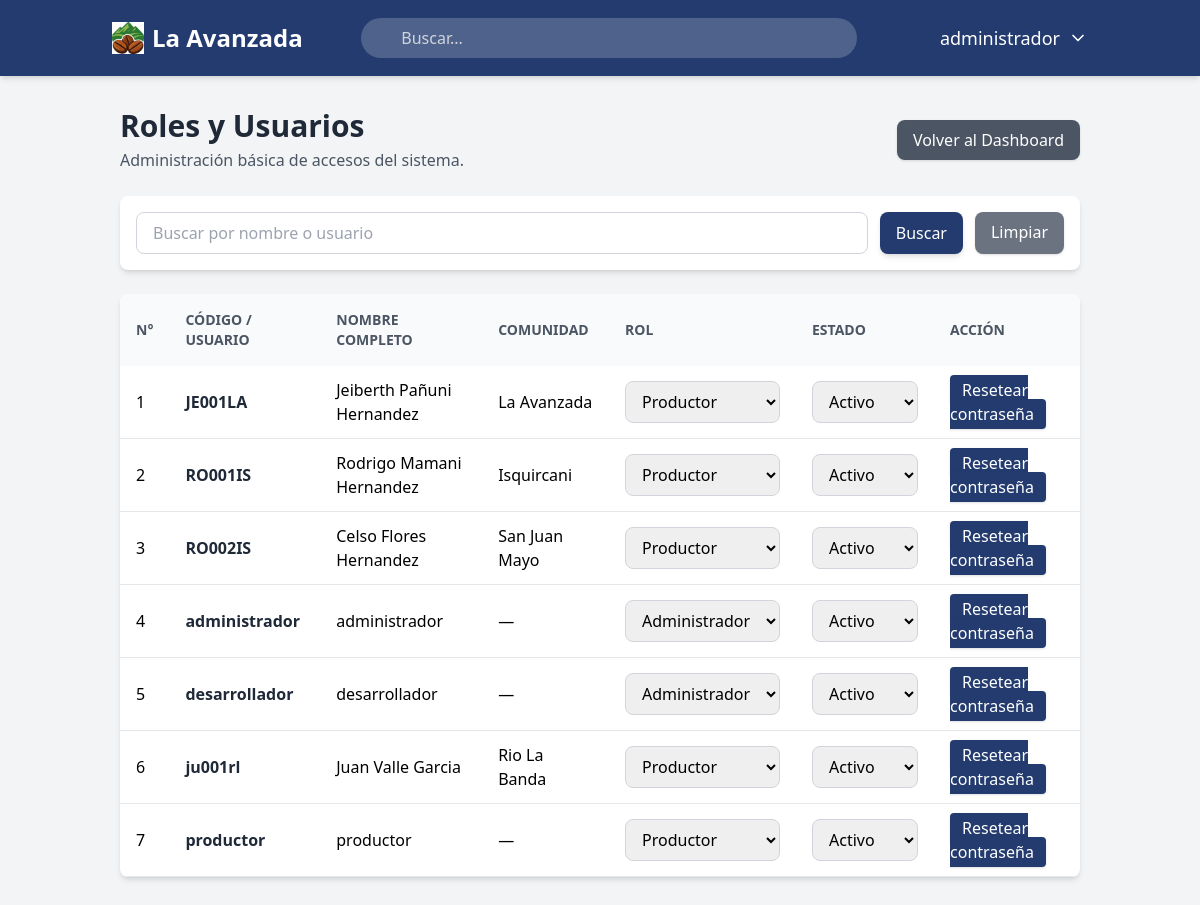
The page /roles/ (signed in) on the database its author committed.
### usuarios/models.py (models this page shows)
class Usuario(AbstractUser): # CREAMOS LA CLASE USUARIO
    usuario_id = models.AutoField(primary_key=True) #CAMPO USUARIO ID, ES NUMEROS AUTOMATICOS Y ES LLAVE PRIMARIA
    USERNAME_FIELD = 'username' # CAMPO PARA INICIAR SESION
    class Meta: # CONFIGURACIONES EXTRAS en la bd
        db_table = 'usuarios' # nombre de la tabla
        verbose_name = 'Usuario' # definimos en sigular el modelo dentro del panel de django
        verbose_name_plural = 'Usuarios' # define como se mostrara en plural en django

### comunidades/models.py (models this page shows, shortened)
class Comunidad(models.Model): # modelo comunidad
    OPCIONES_ESTADO = [ # servira para poner activo e inactivo pero nunca delete de nuestro sistmas la comunidad
        ('Activo', 'Activo'),
        ('Inactivo', 'Inactivo'),
    ]
    id_comunidad = models.AutoField(primary_key=True) ## llave primaria
    nombre_comunidad = models.CharField(max_length=100, unique=True, verbose_name='Nombre de la comunidad') # nombre de la comunidad
    estado = models.CharField(max_length=20, choices=OPCIONES_ESTADO, default='Activo', verbose_name='Estado') # estado de la comunidad
    creado_por = models.ForeignKey( # quien lo creo
        settings.AUTH_USER_MODEL,
        on_delete=models.SET_NULL,
        null=True,
        related_name='comunidades_creadas',
        verbose_name='Creado por'
    )
    fecha_creacion = models.DateTimeField(auto_now_add=True, verbose_name='Fecha de creación') # fecha de la crecion
    editado_por = models.ForeignKey(
        settings.AUTH_USER_MODEL,
        on_delete=models.SET_NULL,
        null=True,
        blank=True,
        related_name='comunidades_editadas',
        verbose_name='Editado por'
    )
    fecha_edicion = models.DateTimeField(auto_now=True, verbose_name='Fecha de edición') # la fecha de la edidion
    class Meta:
        db_table = 'comunidades' # nombre de la tabla
        verbose_name = 'Comunidad'
        verbose_name_plural = 'Comunidades'

### roles/views.py (the view)
# urls.py: path('', views.lista_usuarios, name='lista_usuarios'),
@login_required
def lista_usuarios(request):
    permiso = obtener_permiso_roles_usuarios(request.user)
    if permiso < 2:
        return redirect('dashboard')
    Usuario = get_user_model()
    usuarios = Usuario.objects.all().order_by('username')
    buscar = request.GET.get('buscar', '').strip()
    if buscar:
        usuarios = usuarios.filter(
            Q(username__icontains=buscar) |
            Q(first_name__icontains=buscar) |
            Q(last_name__icontains=buscar)
        )
    paginador = Paginator(usuarios, 15)
    numero_pagina = request.GET.get('page')
    page_obj = paginador.get_page(numero_pagina)
    roles_disponibles = Rol.objects.filter(
        nombre_rol__in=['Administrador', 'Productor']
    ).order_by('nombre_rol')
    usuarios_mostrados = []
    for usuario in page_obj:
        productor = Productor.objects.filter(usuario=usuario).select_related('comunidad').first()
        rol_actual = obtener_rol_actual(usuario)
        if productor:
            nombre_completo = productor.nombre_completo()
            comunidad = productor.comunidad.nombre_comunidad
            estado = productor.estado
        else:
            nombre_completo = f"{usuario.first_name} {usuario.last_name}".strip()
            if not nombre_completo:
                nombre_completo = usuario.username
            comunidad = "—"
            estado = "Activo" if usuario.is_active else "Inactivo"
        usuarios_mostrados.append({
            'usuario': usuario,
            'productor': productor,
            'nombre_completo': nombre_completo,
            'comunidad': comunidad,
            'rol_actual': rol_actual,
            'estado': estado,
        })
    contexto = {
        'page_obj': page_obj,
        'usuarios_mostrados': usuarios_mostrados,
        'roles_disponibles': roles_disponibles,
        'buscar': buscar,
    }
    return render(request, 'roles/lista_usuarios.html', contexto)

### principal/context_processors.py (called while the page is built)
def obtener_permisos(request):
    permisos = { # los modulos
        'registrar_compras_cafe': 0,
        'historial_compras': 0,
        'comunidades': 0,
        'productores': 0,
        'registro_ventas_cafe': 0,
        'analisis_predicciones': 0,
        'roles_usuarios': 0,
    }
    roles = []
    if request.user.is_authenticated:
        roles_usuario = UsuarioRol.objects.filter(usuario=request.user)
        roles = [usuario_rol.rol.nombre_rol for usuario_rol in roles_usuario]
        for usuario_rol in roles_usuario:
            rol = usuario_rol.rol
            for modulo in permisos.keys():
                permiso_actual = getattr(rol, modulo, 0)
                if permiso_actual > permisos[modulo]:
                    permisos[modulo] = permiso_actual
    return {
        'permisos': permisos,
        'roles': roles,
    }

### productores/models.py (called while the page is built)
    def nombre_completo(self):
        return f"{self.nombre} {self.apellido_paterno} {self.apellido_materno}".strip()

### roles/views.py (called while the page is built)
def obtener_permiso_roles_usuarios(usuario):
    roles_usuario = UsuarioRol.objects.filter(usuario=usuario)
    permiso_maximo = 0
    for usuario_rol in roles_usuario:
        rol = usuario_rol.rol
        permiso_actual = getattr(rol, 'roles_usuarios', 0)
        if permiso_actual > permiso_maximo:
            permiso_maximo = permiso_actual
    return permiso_maximo

def obtener_rol_actual(usuario):
    usuario_rol = UsuarioRol.objects.filter(usuario=usuario).first()
    if usuario_rol:
        return usuario_rol.rol
    return None

### roles/templates/roles/lista_usuarios.html (shortened to what this page needs)
{% extends 'principal/base.html' %}
{% block content %}
<div class="max-w-7xl mx-auto">
  <div class="flex flex-col md:flex-row md:items-center md:justify-between gap-4 mb-6">
    <div>
      <h1 class="text-3xl font-bold text-gray-800">Roles y Usuarios</h1>
      <p class="text-gray-600 mt-1">
        Administración básica de accesos del sistema.
      </p>
    </div>
    <a
      href="{% url 'dashboard' %}"
      class="bg-gray-600 hover:bg-gray-700 text-white px-4 py-2 rounded-lg shadow text-center"
    >
      Volver al Dashboard
    </a>
  </div>
  <div class="bg-white rounded-lg shadow-md p-4 mb-6">
    <form method="get" class="flex flex-col md:flex-row gap-3">
      <input
        type="text"
        name="buscar"
        value="{{ buscar }}"
        placeholder="Buscar por nombre o usuario"
        autocomplete="off"
        class="w-full border border-gray-300 rounded-lg px-4 py-2 focus:outline-none focus:ring-2 focus:ring-[#233b6e]"
      />
      <button
        type="submit"
        class="w-full md:w-auto bg-[#233b6e] text-white px-4 py-2 rounded-lg shadow-md hover:bg-[#1a2c53] transition-colors duration-300"
      >
        Buscar
      </button>
      <a
        href="{% url 'roles:lista_usuarios' %}"
        class="bg-gray-500 hover:bg-gray-600 text-white px-4 py-2 rounded-lg shadow text-center"
      >
        Limpiar
      </a>
    </form>
  </div>
  <div class="bg-white rounded-lg shadow-md overflow-hidden">
    <div class="overflow-x-auto">
      <table class="min-w-full border-collapse">
        <thead class="bg-gray-50 text-gray-600 uppercase text-sm">
          <tr>
            <th class="px-4 py-4 text-left font-semibold">N°</th>
            <th class="px-4 py-4 text-left font-semibold">Código / Usuario</th>
            <th class="px-4 py-4 text-left font-semibold">Nombre completo</th>
            <th class="px-4 py-4 text-left font-semibold">Comunidad</th>
            <th class="px-4 py-4 text-left font-semibold">Rol</th>
            <th class="px-4 py-4 text-left font-semibold">Estado</th>
            <th class="px-4 py-4 text-left font-semibold">Acción</th>
          </tr>
        </thead>
        <tbody>
          {% for item in usuarios_mostrados %}
          <tr class="border-b hover:bg-gray-50">
            <td class="px-4 py-3">
              {{ page_obj.start_index|add:forloop.counter0 }}
            </td>
            <td class="px-4 py-3 font-semibold text-gray-800">
              {{ item.usuario.username }}
            </td>
            <td class="px-4 py-3">
              {{ item.nombre_completo }}
            </td>
            <td class="px-4 py-3">
              {{ item.comunidad }}
            </td>
            <td class="px-4 py-3">
              <form
                method="post"
                action="{% url 'roles:cambiar_rol_usuario' item.usuario.pk %}"
                onsubmit="return confirmarCambioRol(this);"
              >
                <select
                  name="rol"
                  class="border border-gray-300 rounded-lg px-3 py-2 focus:outline-none focus:ring-2 focus:ring-[#233b6e]"
                  onchange="this.form.requestSubmit();"
                >
                  {% for rol in roles_disponibles %}
                    <option
                      value="{{ rol.nombre_rol }}"
                      {% if item.rol_actual and item.rol_actual.nombre_rol == rol.nombre_rol %}selected{% endif %}
                    >
                      {{ rol.nombre_rol }}
                    </option>
                  {% endfor %}
                </select>
              </form>
            </td>
            <td class="px-4 py-3">
              <form
                method="post"
                action="{% url 'roles:cambiar_estado_usuario' item.usuario.pk %}"
                onsubmit="return confirmarCambioEstado(this);"
              >
                <select
                  name="estado"
                  class="border border-gray-300 rounded-lg px-3 py-2 focus:outline-none focus:ring-2 focus:ring-[#233b6e]"
                  onchange="this.form.requestSubmit();"
                >
                  <option value="Activo" {% if item.estado == 'Activo' %}selected{% endif %}>Activo</option>
                </select>
              </form>
            </td>
            <td class="px-4 py-3">
              <a
                href="{% url 'roles:resetear_password_usuario' item.usuario.pk %}"
                class="bg-[#233b6e] hover:bg-[#1a2c53] text-white px-3 py-1 rounded shadow transition-colors duration-300"
              >
                Resetear contraseña
              </a>
            </td>
          </tr>
          {% empty %}
          <tr>
            <td colspan="7" class="px-4 py-6 text-center text-gray-500">
              No existen usuarios registrados.
            </td>
          </tr>
          {% endfor %}
        </tbody>
      </table>
    </div>
  </div>
</div>
{% endblock %}

### principal/templates/principal/base.html (shortened to what this page needs)
{% load static %}
<!DOCTYPE html>
<html lang="es">
<head>
    <script src="https://cdn.tailwindcss.com"></script>
</head>
<body class="bg-gray-100 font-sans">
    <nav class="bg-[#233b6e] text-white shadow-md">
        <div class="container mx-auto px-4 py-4 flex flex-col md:flex-row justify-between items-center space-y-4 md:space-y-0">
            <a href="{% url 'dashboard' %}" class="flex items-center gap-2 text-2xl font-bold rounded-lg px-2 py-1 transition-all hover:bg-white/10">
                <img src="{% static 'img/logoavanzada2.jpg' %}" alt="La Avanzada" class="h-8 w-8">
                <span>La Avanzada</span>
            </a>
            <div class="relative w-full md:w-1/2">
                <input
                    type="text"
                    id="transaction-input"
                    placeholder="Buscar..."
                    class="w-full bg-white/20 text-white rounded-full py-2 pl-10 pr-4 focus:outline-none focus:ring-2 focus:ring-white/50 placeholder-gray-300"
                >
            </div>
            <div class="flex items-center space-x-6">
                <div class="relative">
                    <button id="user-menu-button" class="flex items-center space-x-2 text-lg font-medium transition-all hover:bg-white/10 p-2 rounded-lg">
                        <span>{{ user.first_name|default:user.username }}</span>
                        <svg xmlns="http://www.w3.org/2000/svg" width="20" height="20"
                             viewBox="0 0 24 24" fill="none" stroke="currentColor"
                             stroke-width="2" stroke-linecap="round" stroke-linejoin="round"
                             class="lucide lucide-chevron-down">
                            <path d="m6 9 6 6 6-6"></path>
                        </svg>
                    </button>
                </div>
            </div>
        </div>
    </nav>
    <main class="container mx-auto p-8">
        {% block content %}
        {% endblock content %}
    </main>
</body>
</html>

### rows shown on the page
Usuario: first_name "administrador", start_index|add "4", usuario.username "administrador", nombre_completo "administrador", comunidad "—"
Usuario: start_index|add "1", usuario.username "JE001LA", nombre_completo "Jeiberth Pañuni Hernandez", comunidad "La Avanzada"
Usuario: start_index|add "2", usuario.username "RO001IS", nombre_completo "Rodrigo Mamani Hernandez", comunidad "Isquircani"
Usuario: start_index|add "3", usuario.username "RO002IS", nombre_completo "Celso Flores Hernandez", comunidad "San Juan Mayo"
Usuario: start_index|add "5", usuario.username "desarrollador", nombre_completo "desarrollador", comunidad "—"
Usuario: start_index|add "6", usuario.username "ju001rl", nombre_completo "Juan Valle Garcia", comunidad "Rio La Banda"
Usuario: start_index|add "7", usuario.username "productor", nombre_completo "productor", comunidad "—"

### other values the page prints
form field rol "Productor"
form field rol "Administrador"
